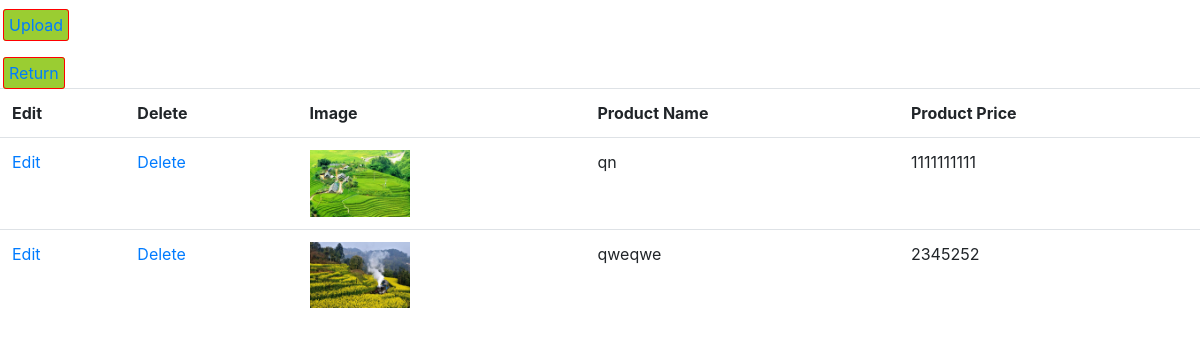
/Product/product.php, run on the app's committed database.
### tables this page shows
CREATE TABLE `products` (
  `productid` tinyint(2) NOT NULL,
  `productname` varchar(30) NOT NULL,
  `product_image` varchar(255) NOT NULL,
  `product_price` double(10,0) NOT NULL
);

### Product/product.php (the view, shortened to what this page needs)
<!DOCTYPE html>
<html lang="en">
<head>
    <link
      rel="stylesheet"
      href="https://stackpath.bootstrapcdn.com/bootstrap/4.3.1/css/bootstrap.min.css"
/>
</head>
<body>
   <div class="upload">
   <a class="img" href="./upload.php">Upload</a>
    <br>
    <br>
    <a class="img" href="../admin/page.php">Return</a>
   </div>
<?php
        try {
            require('../connect/mysqli_connect.php');
            $query = "SELECT productid,productname,product_image,product_price FROM products";
            $stmt = $conn->stmt_init();
            $stmt->prepare($query);
            $stmt->execute();
            $result = $stmt->get_result();
            if ($result) {
                echo '<table class = "table table-srtiped">
                <tr>
                <th scope = "col">Edit</th>
                <th scope = "col">Delete</th>
                <th scope = "col">Image</th>
                <th scope = "col">Product Name</th>
                <th scope = "col">Product Price</th>
                </tr>';
                while ($row = mysqli_fetch_array($result, MYSQLI_ASSOC)) {
                    $productID = htmlspecialchars($row['productid'], ENT_QUOTES);
                    $product_name = htmlspecialchars($row['productname'], ENT_QUOTES);
                    $product_price = htmlspecialchars($row['product_price'], ENT_QUOTES);
                    echo '<tr>
                <td><a href="editProduct.php?id=' . $productID . '">Edit</a></td>
                <td><a href="deleteproduct.php?id=' . $productID . '" onclick="return checkDelete();">Delete</a></td>
                <td><img src="'.$row['product_image']. '" width = "100px" height="auto"></td>
                <td>' . $product_name . '</td>
                <td>' . $product_price .'</td>
                </tr>';
                }
                echo "</table>";
            } else {
                echo '<p class="text-center">The current users could not be retrieved.</p>';
            }
        } catch (Exception $e)
        {
            print "An Exception occurred. Message: " . $e->getMessage();
        }
        ?>
</body>
</html>

### Product/product.php (style rules this page uses)
.upload { margin-top: 10px; padding: 3px; }
.img { border:1px solid red; border-radius: 3px; padding: 5px; background: yellowgreen; }

### data on the page
products: product_image (picture), productname "qn", product_price "1111111111"
products: product_image (picture), productname "qweqwe", product_price "2345252"
